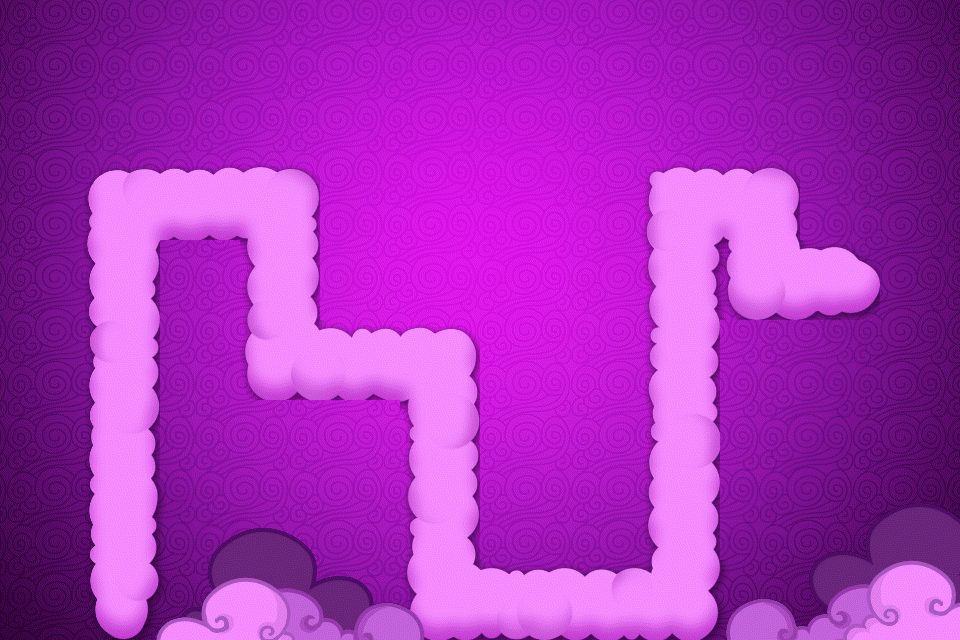

Below is a game level as drawn by its tile map, then a one-line description and the .tmx that defines it (tile-layer data replaced by summaries):
An orthogonal 12x8 tile map with 80x80 px tiles, 2 tile layers (BackGround, path), 2 tilesets and 11 objects.

<map version="1.0" orientation="orthogonal" renderorder="right-down" width="12" height="8" tilewidth="80" tileheight="80" nextobjectid="13">
 <tileset firstgid="1" name="BG2-hd.pvr.ccz" tilewidth="80" tileheight="80" tilecount="96" columns="12">
  <image source="Theme1/BG0/BG2-hd.pvr.ccz.png" width="960" height="640" />
 </tileset>
 <tileset firstgid="97" name="BG-hd.pvr.ccz" tilewidth="80" tileheight="80" tilecount="66" columns="11">
  <image source="Theme1/BG4/BG-hd.pvr.ccz.png" width="884" height="486" />
  <tile id="62">
   <properties>
    <property name="point" type="bool" value="true" />
   </properties>
  </tile>
 </tileset>
 <layer name="BackGround" width="12" height="8">
  <data>[96 cells, 96 non-empty, 96 distinct tile ids]</data>
 </layer>
 <layer name="path" width="12" height="8">
  <data>[96 cells, 48 non-empty, 38 distinct tile ids]</data>
 </layer>
 <objectgroup name="pathObject">
  <object id="1" x="127" y="592" />
  <object id="2" x="122" y="204" />
  <object id="3" x="285" y="197" />
  <object id="4" x="293" y="365" />
  <object id="5" x="438" y="369" />
  <object id="6" x="450" y="599" />
  <object id="8" x="684" y="601" />
  <object id="9" x="684" y="191" />
  <object id="10" x="756" y="199" />
  <object id="11" x="764" y="281" />
  <object id="12" x="841" y="280" />
 </objectgroup>
</map>
